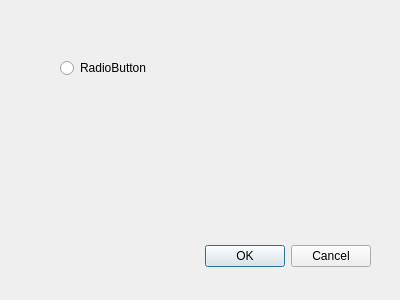
<?xml version="1.0" encoding="UTF-8"?>
<ui version="4.0">
 <class>enviroSetting</class>
 <widget class="QDialog" name="enviroSetting">
  <property name="geometry">
   <rect>
    <x>0</x>
    <y>0</y>
    <width>400</width>
    <height>300</height>
   </rect>
  </property>
  <property name="windowTitle">
   <string>Enviroment Setting</string>
  </property>
  <widget class="QDialogButtonBox" name="buttonBox">
   <property name="geometry">
    <rect>
     <x>30</x>
     <y>240</y>
     <width>341</width>
     <height>32</height>
    </rect>
   </property>
   <property name="orientation">
    <enum>Qt::Horizontal</enum>
   </property>
   <property name="standardButtons">
    <set>QDialogButtonBox::Cancel|QDialogButtonBox::Ok</set>
   </property>
  </widget>
  <widget class="QRadioButton" name="radioButton">
   <property name="geometry">
    <rect>
     <x>60</x>
     <y>60</y>
     <width>89</width>
     <height>16</height>
    </rect>
   </property>
   <property name="text">
    <string>RadioButton</string>
   </property>
  </widget>
 </widget>
 <resources/>
 <connections>
  <connection>
   <sender>buttonBox</sender>
   <signal>accepted()</signal>
   <receiver>enviroSetting</receiver>
   <slot>accept()</slot>
   <hints>
    <hint type="sourcelabel">
     <x>248</x>
     <y>254</y>
    </hint>
    <hint type="destinationlabel">
     <x>157</x>
     <y>274</y>
    </hint>
   </hints>
  </connection>
  <connection>
   <sender>buttonBox</sender>
   <signal>rejected()</signal>
   <receiver>enviroSetting</receiver>
   <slot>reject()</slot>
   <hints>
    <hint type="sourcelabel">
     <x>316</x>
     <y>260</y>
    </hint>
    <hint type="destinationlabel">
     <x>286</x>
     <y>274</y>
    </hint>
   </hints>
  </connection>
 </connections>
</ui>
